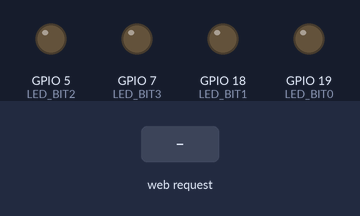
Recording of a sketch running on a simulated ESP32-S3. Shown: output pins drawn as LEDs (lit = HIGH). Inputs (shaded band) come from the test bench. What the sketch prints to the serial monitor is not drawn.

Above: at 5.2 s.
5.3 s: HTTP request GET /calc?b=1 received
At 6.3 s:
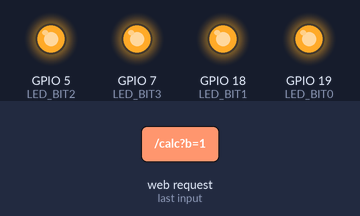
6.8 s: HTTP request GET /calc received
At 7.5 s:
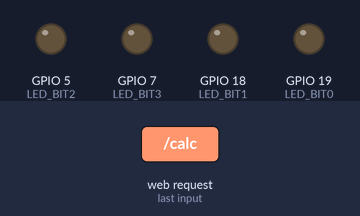
8.3 s: HTTP request GET /calc?a=1 received
At 8.6 s:
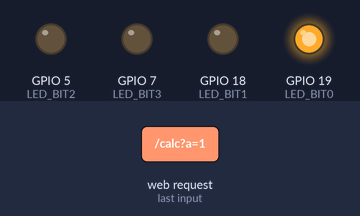
Timing chart, 0 to 11.3 s (numbered marks = the images above; inputs shaded):
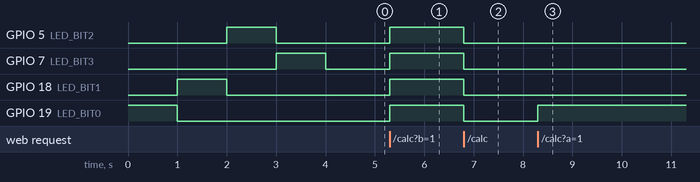

Measured:
- after the input at 5.3 s, GPIO 5 (LED_BIT2), GPIO 7 (LED_BIT3), GPIO 18 (LED_BIT1), GPIO 19 (LED_BIT0): LOW → HIGH at once
- after the input at 6.8 s, GPIO 5 (LED_BIT2), GPIO 7 (LED_BIT3), GPIO 18 (LED_BIT1), GPIO 19 (LED_BIT0): HIGH → LOW at once
- after the input at 8.3 s, GPIO 19 (LED_BIT0): LOW → HIGH at once

The sketch:

Calculadora_ESP32.ino
```cpp
#include <WiFi.h>
#include <WebServer.h>
#include "interface.h"
#include "aritmetica.h"

WebServer server(80);

void setup() {
    Serial.begin(115200);
    inicializarHardware();

    // Setup Webserver (WiFi Hotspot AP) sem internet
    WiFi.softAP("Calculadora_ESP32_Fialho");
    Serial.println("Access Point Iniciado. SSID: Calculadora_ESP32_Fialho");
    Serial.print("Endereço IP: ");
    Serial.println(WiFi.softAPIP());

    // Rota raiz: Envia a interface HTML
    server.on("/", HTTP_GET, []() {
        server.send(200, "text/html", HTML_INTERFACE);
    });

    // Rota da API de cálculo
    server.on("/calc", HTTP_GET, processarCalculo);

    server.begin();
    Serial.println("Servidor HTTP rodando na porta 80.");
}

void loop() {
    server.handleClient(); // Escuta requisições continuamente
}

void processarCalculo() {
    // 1. Recebe os parâmetros do Front-End
    String paramA = server.arg("a");
    String paramB = server.arg("b");
    String op = server.arg("op");

    // 2. Transforma strings binárias em inteiros com sinal (C nativo)
    int valA = parse4Bit(paramA);
    int valB = parse4Bit(paramB);

    // 3. Processamento Matemático
    int resultado = (op == "add") ? (valA + valB) : (valA - valB);

    // 4. Detecção de Overflow (Limites: -8 a +7)
    bool overflow = (resultado > 7 || resultado < -8);

    // 5. Mascaramento e Saída de Hardware
    int resultadoMascarado = resultado & 0x0F;
    atualizarLEDs(resultadoMascarado);

    // 6. Monta a resposta JSON para devolver ao navegador
    String jsonResposta = "{";
    jsonResposta += "\"decimal\":" + String(resultado) + ",";
    jsonResposta += "\"binario\":\"" + formatarBinario(resultadoMascarado) + "\",";
    jsonResposta += "\"overflow\":" + String(overflow ? "true" : "false");
    jsonResposta += "}";

    server.send(200, "application/json", jsonResposta);
}
```

aritmetica.h
```cpp
// Mapeamento GPIO - Ajuste conforme as conexões físicas na protoboard
#define LED_BIT0 19 // Bit menos significativo (LSB)
#define LED_BIT1 18
#define LED_BIT2 5
#define LED_BIT3 7 // Bit mais significativo (Sinal/MSB)

void inicializarHardware() {
    pinMode(LED_BIT0, OUTPUT);
    pinMode(LED_BIT1, OUTPUT);
    pinMode(LED_BIT2, OUTPUT);
    pinMode(LED_BIT3, OUTPUT);

    // Teste inicial (Blink rápido) para confirmar inicialização do sistema
    digitalWrite(LED_BIT0, HIGH); delay(1000); digitalWrite(LED_BIT0, LOW);
    digitalWrite(LED_BIT1, HIGH); delay(1000); digitalWrite(LED_BIT1, LOW);
    digitalWrite(LED_BIT2, HIGH); delay(1000); digitalWrite(LED_BIT2, LOW);
    digitalWrite(LED_BIT3, HIGH); delay(1000); digitalWrite(LED_BIT3, LOW);
}

// Direciona o resultado truncado para os pinos físicos
void atualizarLEDs(int resultado) {
    digitalWrite(LED_BIT0, resultado & 0x01);
    digitalWrite(LED_BIT1, (resultado >> 1) & 0x01);
    digitalWrite(LED_BIT2, (resultado >> 2) & 0x01);
    digitalWrite(LED_BIT3, (resultado >> 3) & 0x01);
}

// Converte String binária para inteiro garantindo o sinal (Complemento de Dois de 4 bits)
int parse4Bit(String bin) {
    int val = strtol(bin.c_str(), NULL, 2);
    // Se o bit mais significativo for 1 (valor unsigned >= 8), o número é negativo
    if (val >= 8) {
        val = val - 16;
    }
    return val;
}

// Converte um inteiro para String binária de 4 bits exatos
String formatarBinario(int val) {
    String bin = "";
    for(int i = 3; i >= 0; i--) {
        bin += ((val >> i) & 0x01) ? "1" : "0";
    }
    return bin;
}
```

interface.h
```cpp
#include <pgmspace.h>

const char HTML_INTERFACE[] PROGMEM = R"rawliteral(
<!DOCTYPE html>
<html lang="pt-BR">
<head>
    <meta charset="UTF-8">
    <meta name="viewport" content="width=device-width, initial-scale=1.0">
    <title>Calculadora Binária ESP32 - Poli</title>
    <style>
        :root {
            --bg-color: #eef2f5;
            --card-bg: #ffffff;
            --poli-blue: #003A70;
            --poli-yellow: #FFB81C;
            --danger: #dc3545;
            --success: #28a745;
            --text-main: #333333;
        }
        body {
            font-family: 'Segoe UI', Tahoma, Geneva, Verdana, sans-serif;
            text-align: center;
            margin: 0;
            padding: 50px 20px;
            background-color: var(--bg-color);
            color: var(--text-main);
        }
        .container {
            background: var(--card-bg);
            padding: 40px;
            border-radius: 16px;
            display: inline-block;
            box-shadow: 0px 10px 25px rgba(0, 58, 112, 0.15);
            max-width: 500px;
            width: 100%;
        }
        h2 {
            margin-top: 0;
            color: var(--poli-blue);
            font-size: 28px;
        }
        .input-group { margin-bottom: 25px; }
        input {
            padding: 15px;
            font-size: 22px;
            margin: 10px;
            width: 150px;
            text-align: center;
            font-family: monospace;
            border: 2px solid #ccc;
            border-radius: 8px;
            transition: border-color 0.3s, box-shadow 0.3s;
        }
        input:focus {
            border-color: var(--poli-blue);
            box-shadow: 0 0 8px rgba(0, 58, 112, 0.3);
            outline: none;
        }
        .btn-group { display: flex; justify-content: center; gap: 15px; margin-bottom: 25px; }
        button {
            flex: 1;
            padding: 15px;
            font-size: 18px;
            font-weight: bold;
            cursor: pointer;
            background-color: var(--poli-blue);
            color: white;
            border: 2px solid var(--poli-blue);
            border-radius: 8px;
            transition: all 0.3s;
        }
        button:hover:not(:disabled) {
            background-color: var(--poli-yellow);
            color: var(--poli-blue);
            border-color: var(--poli-yellow);
        }
        /* Estilo para o estado de "Loading" */
        button:disabled {
            background-color: #6c757d;
            border-color: #6c757d;
            cursor: not-allowed;
            opacity: 0.7;
        }

        .feedback-box {
            padding: 20px;
            border-radius: 8px;
            margin-top: 20px;
            font-size: 18px;
            display: none;
            animation: fadeIn 0.3s ease-in-out;
        }
        .success-box { background-color: #e8f5e9; border: 2px solid var(--success); color: #1b5e20; }
        .alert-box { background-color: #ffebee; border: 2px solid var(--danger); color: #b71c1c; font-weight: bold;}

        .result-highlight { font-family: monospace; font-size: 24px; font-weight: bold; color: var(--poli-blue); }

        /* Estilos do Histórico */
        .history-box {
            margin-top: 25px;
            padding: 15px;
            background-color: #f8f9fa;
            border-radius: 8px;
            border: 1px solid #ddd;
            text-align: left;
            display: none;
            animation: fadeIn 0.3s ease-in-out;
        }
        .history-box h3 {
            margin-top: 0;
            font-size: 16px;
            color: var(--poli-blue);
            border-bottom: 1px solid #ccc;
            padding-bottom: 8px;
            margin-bottom: 10px;
        }
        .history-list {
            list-style-type: none;
            padding: 0;
            margin: 0;
        }
        .history-list li {
            padding: 8px 0;
            border-bottom: 1px dashed #ccc;
            font-family: monospace;
            font-size: 16px;
            color: var(--text-main);
        }
        .history-list li:last-child {
            border-bottom: none;
        }

        .logo {
            max-width: 150px;
            margin-top: 40px;
            display: block;
            margin-left: auto;
            margin-right: auto;
            opacity: 0.85;
        }

        @keyframes fadeIn {
            from { opacity: 0; transform: translateY(-5px); }
            to { opacity: 1; transform: translateY(0); }
        }
    </style>
</head>
<body>
    <div class="container">
        <h2>Calculadora 4-Bits</h2>

        <div class="input-group">
            <input type="text" id="opA" maxlength="4" placeholder="Op A" autocomplete="off">
            <input type="text" id="opB" maxlength="4" placeholder="Op B" autocomplete="off">
        </div>

        <div class="btn-group">
            <button id="btnSoma" onclick="calcular('add')">SOMAR</button>
            <button id="btnSub" onclick="calcular('sub')">SUBTRAIR</button>
        </div>

        <div id="resultadoBox" class="feedback-box success-box">
            Resultado (Dec): <span id="resDec" class="result-highlight"></span> <br>
            Resultado (Bin): <span id="resBin" class="result-highlight"></span>
        </div>

        <div id="alertaOverflow" class="feedback-box alert-box">
            ⚠️ OVERFLOW DETECTADO!
        </div>

        <div id="historyBox" class="history-box">
            <h3>Histórico de Cálculos</h3>
            <ul id="historyList" class="history-list"></ul>
        </div>
    </div>

    <script>
        // --- 1. Filtro em Tempo Real ---
        // Impede que o usuário digite qualquer coisa que não seja '0' ou '1'
        function aplicarFiltroBinario(event) {
            this.value = this.value.replace(/[^01]/g, '');
        }
        document.getElementById('opA').addEventListener('input', aplicarFiltroBinario);
        document.getElementById('opB').addEventListener('input', aplicarFiltroBinario);

        // --- Variável global do Histórico ---
        let historicoCalculos = [];

        // --- 2. Função principal de cálculo ---
        function calcular(operacao) {
            const opA = document.getElementById('opA');
            const opB = document.getElementById('opB');
            const a = opA.value;
            const b = opB.value;

            const btnSoma = document.getElementById('btnSoma');
            const btnSub = document.getElementById('btnSub');

            // Validação de preenchimento completo
            if(a.length !== 4 || b.length !== 4) {
                alert("Preencha exatamente 4 bits (0s e 1s) em ambos os campos antes de calcular.");
                return;
            }

            // --- Ativa o Loading ---
            btnSoma.disabled = true;
            btnSub.disabled = true;
            const txtOrigSoma = btnSoma.innerText;
            const txtOrigSub = btnSub.innerText;

            if (operacao === 'add') btnSoma.innerText = 'Calculando...';
            if (operacao === 'sub') btnSub.innerText = 'Calculando...';

            fetch(`/calc?a=${a}&b=${b}&op=${operacao}`)
                .then(response => response.json())
                .then(data => {
                    // --- Desativa o Loading ---
                    btnSoma.disabled = false;
                    btnSub.disabled = false;
                    btnSoma.innerText = txtOrigSoma;
                    btnSub.innerText = txtOrigSub;

                    const divAlerta = document.getElementById('alertaOverflow');
                    const divRes = document.getElementById('resultadoBox');

                    if(data.overflow) {
                        divAlerta.style.display = 'block';
                        divRes.style.display = 'none';
                    } else {
                        document.getElementById('resDec').innerText = data.decimal;
                        document.getElementById('resBin').innerText = data.binario;
                        divRes.style.display = 'block';
                        divAlerta.style.display = 'none';
                    }

                    // --- 3. Atualiza o Histórico ---
                    adicionarAoHistorico(a, b, operacao, data);

                    // Limpa os campos para a próxima conta (Opcional, melhora a fluidez)
                    opA.value = '';
                    opB.value = '';
                    opA.focus();
                })
                .catch(error => {
                    btnSoma.disabled = false;
                    btnSub.disabled = false;
                    btnSoma.innerText = txtOrigSoma;
                    btnSub.innerText = txtOrigSub;
                    console.error('Erro de comunicação com o ESP32:', error);
                    alert("Erro ao conectar com o ESP32. Verifique a rede Wi-Fi.");
                });
        }

        // Função auxiliar para montar a lista do histórico
        function adicionarAoHistorico(a, b, operacao, data) {
            const sinal = (operacao === 'add') ? '+' : '-';
            let resultadoVisual;

            if (data.overflow) {
                resultadoVisual = '<span style="color: var(--danger);">⚠️ OVERFLOW</span>';
            } else {
                resultadoVisual = `<strong>${data.binario}</strong> (Dec: ${data.decimal})`;
            }

            const itemHTML = `<li>${a} ${sinal} ${b} = ${resultadoVisual}</li>`;

            // Adiciona no topo da lista
            historicoCalculos.unshift(itemHTML);

            // Mantém apenas os últimos 5 cálculos para não poluir a tela
            if (historicoCalculos.length > 5) {
                historicoCalculos.pop();
            }

            document.getElementById('historyBox').style.display = 'block';
            document.getElementById('historyList').innerHTML = historicoCalculos.join('');
        }
    </script>
</body>
</html>
)rawliteral";
```
